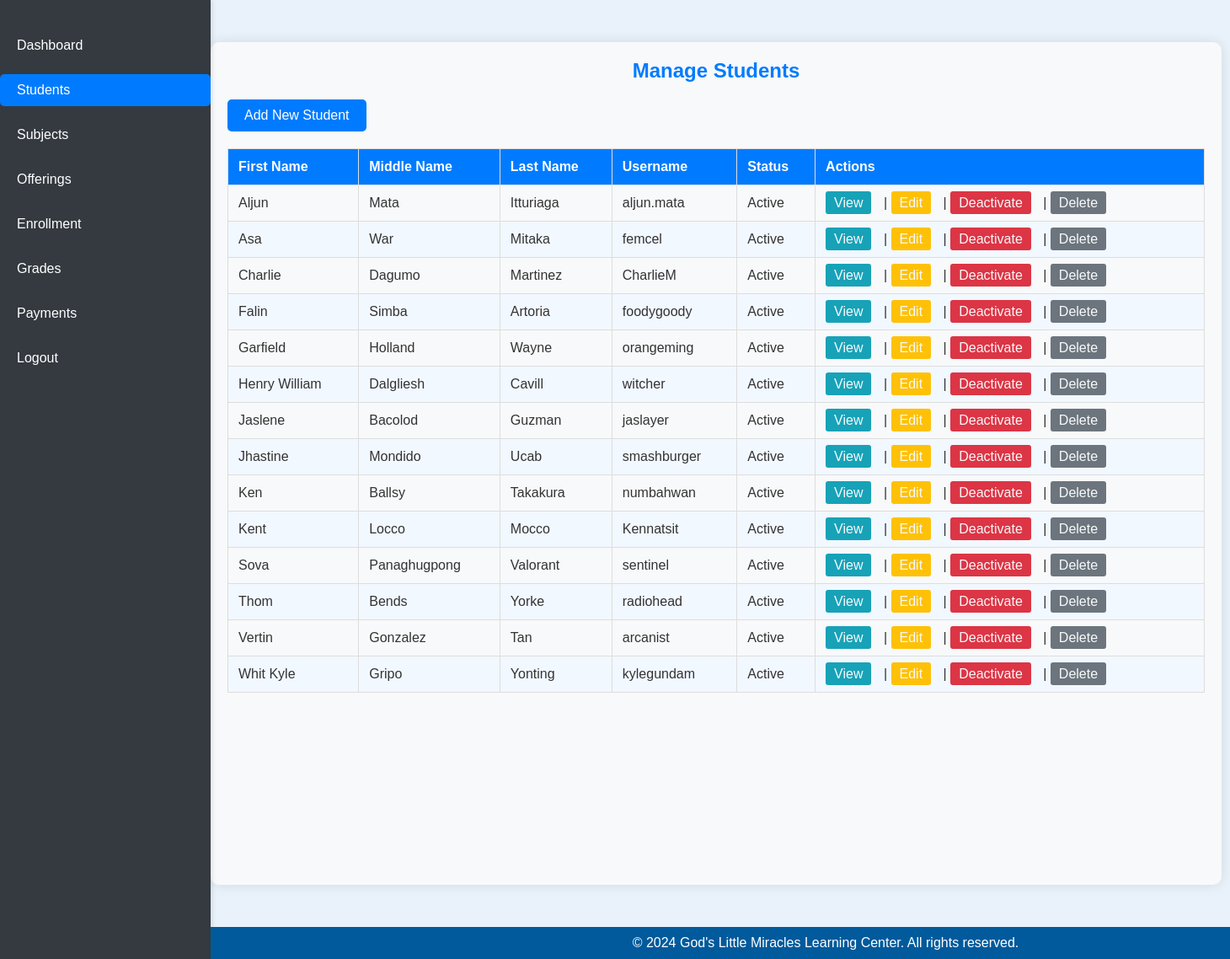
The app's page /teacher/manage_students.php (signed in) with its own data.
### tables this page shows
CREATE TABLE `students` (
  `StudentID` int(11) NOT NULL,
  `FirstName` varchar(100) DEFAULT NULL,
  `MiddleName` varchar(100) DEFAULT NULL,
  `LastName` varchar(100) DEFAULT NULL,
  `BirthDate` date DEFAULT NULL,
  `SpecialNeedsDetails` text DEFAULT NULL,
  `ParentGuardianContactInfo` varchar(255) DEFAULT NULL,
  `Username` varchar(50) DEFAULT NULL,
  `Password` varchar(255) DEFAULT NULL,
  `Status` varchar(10) DEFAULT 'Active'
);

### teacher/manage_students.php (the view, shortened to what this page needs)
<?php
require_once '../includes/config.php';
try {
    $stmt = $pdo->query("SELECT StudentID, FirstName, MiddleName, LastName, Username, Status FROM Students ORDER BY FirstName");
    $students = $stmt->fetchAll(PDO::FETCH_ASSOC);
} catch (PDOException $e) {
    die("ERROR: Could not connect. " . $e->getMessage());
}
?>
<!DOCTYPE html>
<html lang="en">
<head>
    <link rel="stylesheet" href="../css/teacher_style.css">
</head>
<body>
<?php include 'sidebar2.php'; ?>
<div class="teacher-content">
    <h2>Manage Students</h2>
    <a href="add_student.php" class="btn">Add New Student</a>
    <table>
        <thead>
            <tr>
                <th>First Name</th>
                <th>Middle Name</th>
                <th>Last Name</th>
                <th>Username</th>
                <th>Status</th>
                <th>Actions</th>
            </tr>
        </thead>
        <tbody>
            <?php foreach ($students as $student): ?>
            <tr>
                <td><?php echo htmlspecialchars($student['FirstName']); ?></td>
                <td><?php echo htmlspecialchars($student['MiddleName']); ?></td>
                <td><?php echo htmlspecialchars($student['LastName']); ?></td>
                <td><?php echo htmlspecialchars($student['Username']); ?></td>
                <td><?php echo htmlspecialchars($student['Status']); ?></td>
                <td class="actions">
                    <a href="view_student.php?id=<?php echo $student['StudentID']; ?>" class="view">View</a> |
                    <a href="edit_student.php?id=<?php echo $student['StudentID']; ?>" class="edit">Edit</a> |
                    <?php echo ($student['Status'] === 'Active') ?
                        '<a href="deactivate_student.php?id=' . $student['StudentID'] . '" class="deactivate">Deactivate</a>' :
                        '<a href="activate_student.php?id=' . $student['StudentID'] . '" class="deactivate">Activate</a>'; ?> |
                    <a href="delete_student.php?id=<?php echo $student['StudentID']; ?>" class="delete" onclick="return confirm('Are you sure you want to delete this student?');">Delete</a>
                </td>
            </tr>
            <?php endforeach; ?>
        </tbody>
    </table>
</div>
<?php include '../includes/footer.php'; ?>
</body>
</html>

### css/teacher_style.css (style rules this page uses)
table { width: 100%; border-collapse: collapse; }
th, td { border: 1px solid #ddd; padding: 8px; text-align: left; }
th { background-color: #f2f2f2; }
body { font-family: Arial, sans-serif; background-color: #e9f2fa; color: #333; margin: 0; padding: 0; }
.teacher-content { max-width: 1200px; margin: 50px auto; padding: 20px; background-color: #fff; box-shadow: 0 0 15px rgba(0, 0, 0, 0.1); border-radius: 10px; }
h2 { text-align: center; color: #007BFF; font-size: 24px; margin-bottom: 20px; }
.btn { display: inline-block; background-color: #007BFF; color: white; padding: 10px 20px; text-align: center; text-decoration: none; font-size: 16px; border-radius: 5px; margin-bottom: 20px; transition: background-color 0.3s ease; }
table { width: 100%; border-collapse: collapse; margin-bottom: 20px; font-size: 16px; }
th, td { border: 1px solid #ddd; padding: 12px; text-align: left; }
th { background-color: #007BFF; color: white; }
tr:nth-child(even) { background-color: #f2f8ff; }
.actions a { color: #f7f9fa; text-decoration: none; margin-right: 10px; padding: 5px 10px; border-radius: 3px; transition: background-color 0.3s ease; }
.actions a.view { background-color: #17a2b8; }
.actions a.edit { background-color: #ffc107; }
.actions a.deactivate { background-color: #dc3545; }
.actions a.delete { background-color: #6c757d; }

### css/sidebar2_style.css (style rules this page uses)
* { margin: 0; padding: 0; box-sizing: border-box; }
body { font-family: Arial, sans-serif; }
.teacher-content { margin-left: 250px; padding: 1px 16px; height: 1000px; }

### teacher/manage_students.php (style rules this page uses)
table { width: 100%; border-collapse: collapse; }
th, td { border: 1px solid #ddd; padding: 8px; text-align: left; }
th { background-color: #f2f2f2; }
body { font-family: Arial, sans-serif; background-color: #e9f2fa; color: #333; margin: 0; padding: 0; }
.teacher-content { max-width: 1200px; margin: 50px auto; padding: 20px; background-color: #fff; box-shadow: 0 0 15px rgba(0, 0, 0, 0.1); border-radius: 10px; }
h2 { text-align: center; color: #007BFF; font-size: 24px; margin-bottom: 20px; }
.btn { display: inline-block; background-color: #007BFF; color: white; padding: 10px 20px; text-align: center; text-decoration: none; font-size: 16px; border-radius: 5px; margin-bottom: 20px; transition: background-color 0.3s ease; }
table { width: 100%; border-collapse: collapse; margin-bottom: 20px; font-size: 16px; }
th, td { border: 1px solid #ddd; padding: 12px; text-align: left; }
th { background-color: #007BFF; color: white; }
tr:nth-child(even) { background-color: #f2f8ff; }
.actions a { color: #f7f9fa; text-decoration: none; margin-right: 10px; padding: 5px 10px; border-radius: 3px; transition: background-color 0.3s ease; }
.actions a.view { background-color: #17a2b8; }
.actions a.edit { background-color: #ffc107; }
.actions a.deactivate { background-color: #dc3545; }
.actions a.delete { background-color: #6c757d; }

### teacher/sidebar2.php (style rules this page uses)
body { font-family: Arial, sans-serif; margin: 0; padding: 0; display: flex; min-height: 100vh; flex-direction: column; }
.teacher-content { margin-left: 250px; padding: 20px; flex-grow: 1; background-color: #f8f9fa; min-height: calc(100vh - 40px); width: calc(100% - 250px); }

### records on screen
students: FirstName "Aljun", MiddleName "Mata", LastName "Itturiaga", Username "aljun.mata", Status "Active"
students: FirstName "Asa", MiddleName "War", LastName "Mitaka", Username "femcel", Status "Active"
students: FirstName "Charlie", MiddleName "Dagumo", LastName "Martinez", Username "CharlieM", Status "Active"
students: FirstName "Falin", MiddleName "Simba", LastName "Artoria", Username "foodygoody", Status "Active"
students: FirstName "Garfield", MiddleName "Holland", LastName "Wayne", Username "orangeming", Status "Active"
students: FirstName "Henry William", MiddleName "Dalgliesh", LastName "Cavill", Username "witcher", Status "Active"
students: FirstName "Jaslene", MiddleName "Bacolod", LastName "Guzman", Username "jaslayer", Status "Active"
students: FirstName "Jhastine", MiddleName "Mondido", LastName "Ucab", Username "smashburger", Status "Active"
students: FirstName "Ken", MiddleName "Ballsy", LastName "Takakura", Username "numbahwan", Status "Active"
students: FirstName "Kent", MiddleName "Locco", LastName "Mocco", Username "Kennatsit", Status "Active"
students: FirstName "Sova", MiddleName "Panaghugpong", LastName "Valorant", Username "sentinel", Status "Active"
students: FirstName "Thom", MiddleName "Bends", LastName "Yorke", Username "radiohead", Status "Active"
students: FirstName "Vertin", MiddleName "Gonzalez", LastName "Tan", Username "arcanist", Status "Active"
students: FirstName "Whit Kyle", MiddleName "Gripo", LastName "Yonting", Username "kylegundam", Status "Active"
